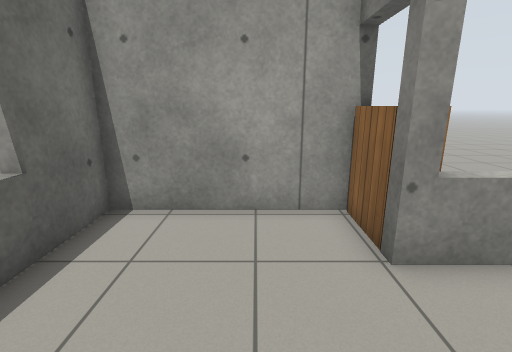
[1] (above)

18 first-person views from a walk through a world built for the Gazebo simulator. The camera is 1.2 m above the floor, tilts 14° down and sees 85° across. The floor is counted in squares, 0.5 m on a side. Each view is taken from the middle of a square. On the plan, view 1 faces up. The plan holds only what a view shows up to about 18 squares ahead; the rest is blank. Gazebo's built-in surfaces are drawn with simple patterns.

[2]
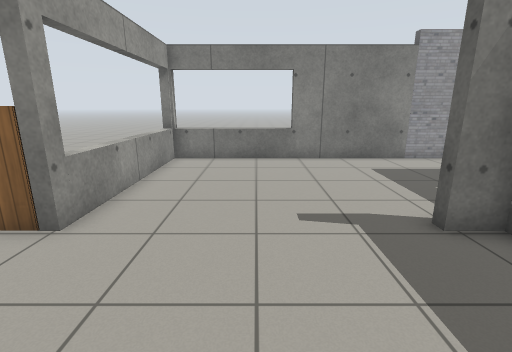

[3]
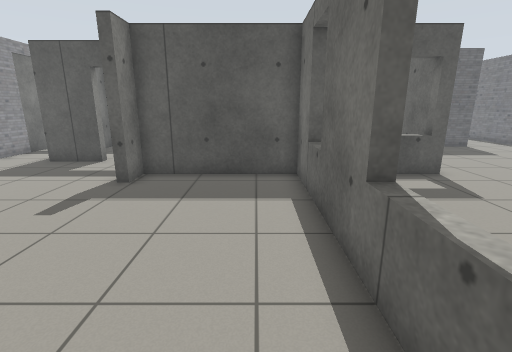

[4]
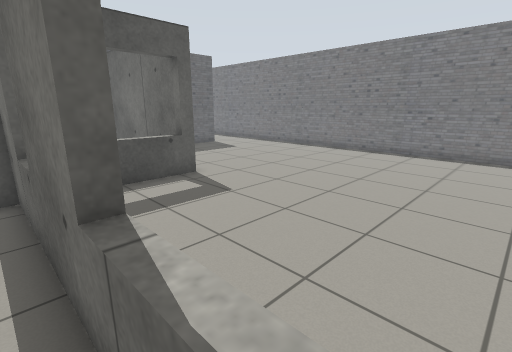

[5]
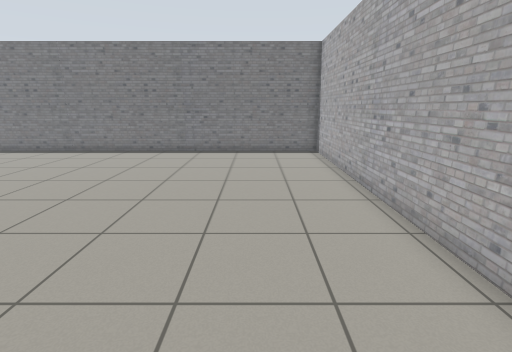

[6]
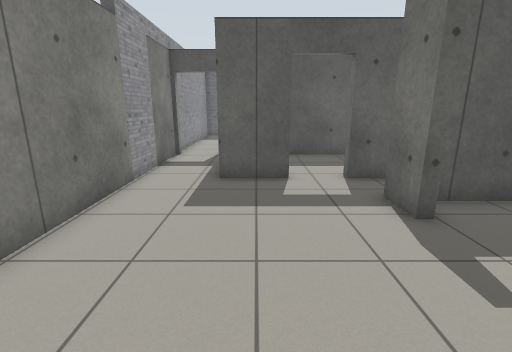

[7]
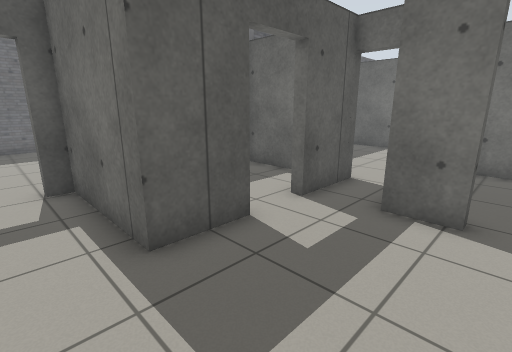

[8]
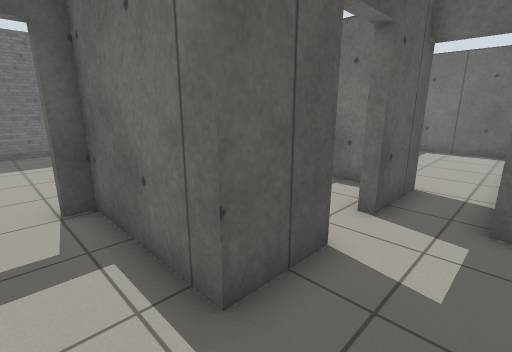

[9]
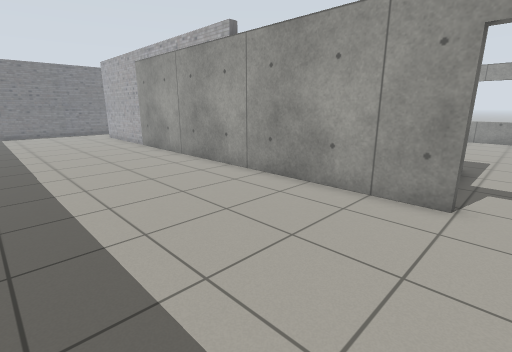

[10]
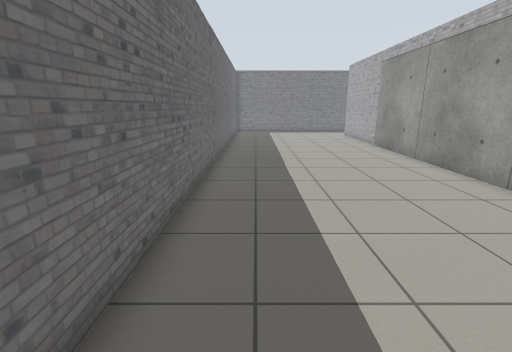

[11]
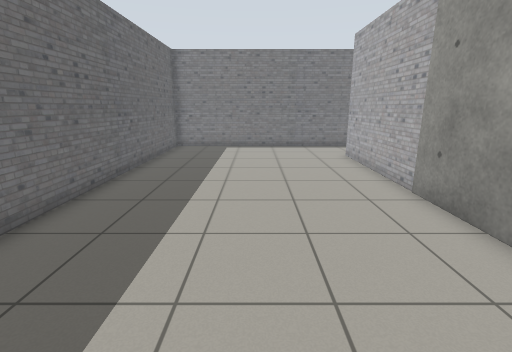

[12]
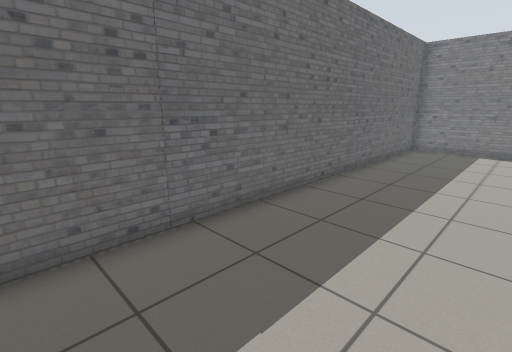

[13]
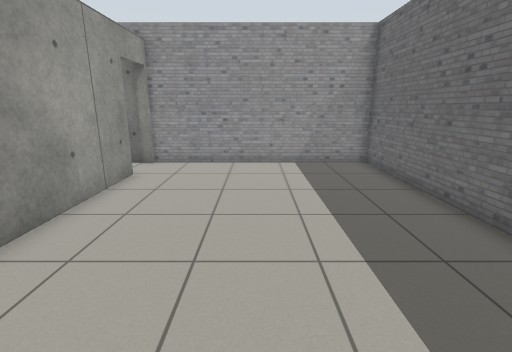

[14]
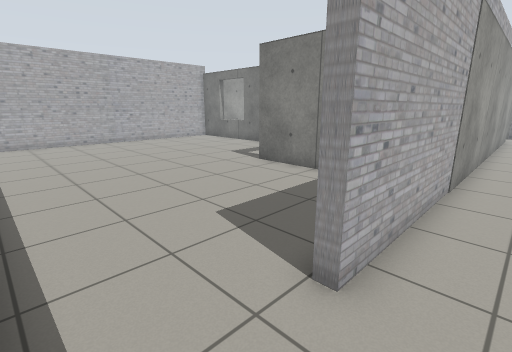

[15]
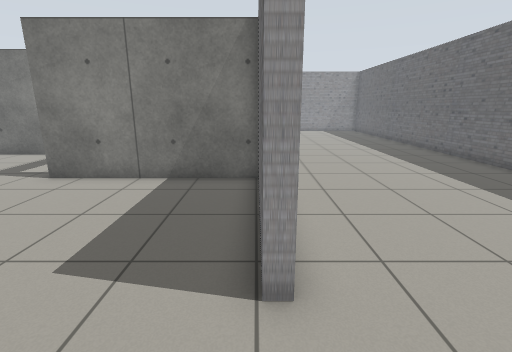

[16]
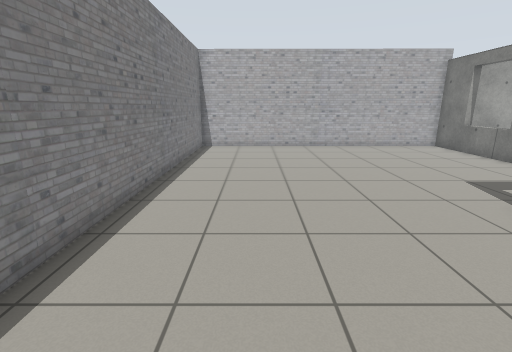

[17]
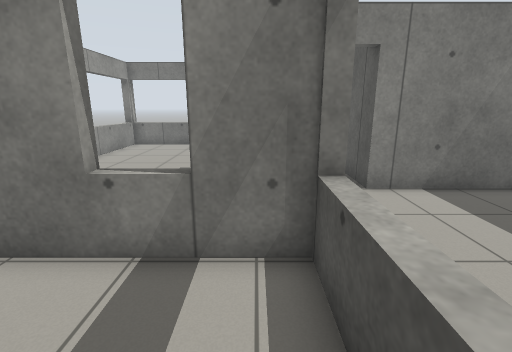

[18]
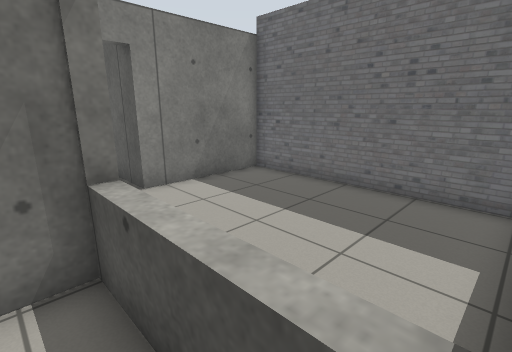

### Floor plan
Points are (right, up) in squares from view 1. A wall is a line through its corners. A room is listed if a view was taken in it or the views show most of it. See-through windows are left out.
Room 1 (views 1, 2, 5, 6, 7, 8)
walls: (4.9, -7.3) (7.2, -7.3) (7.2, -12.1) (7.9, -12.1); (0, -7.3) (2.9, -7.3); (-3.4, -1.4) (-4, -1.4); (-4, 1.3) (-3.4, 1.3); (10.6, 3.9) (2.1, 3.9); (-3.5, 3.6) (-3.5, -4.9) (2.1, -4.9) (2.1, -3.7) (2.5, -3.7) (2.5, -5.4); (10.1, -12.1) (10.1, 4.4)
ways out: opening at (-1, 4) to room 2; open door at (9, -12) to room 3; open door at (0, -6.5) to room 5; open door at (4, -7.5) to room 6
Room 2 (views 3, 4)
walls: (1.5, 6.3) (-3.5, 6.3) (-3.5, 3.6); (2.1, 3.9) (2.1, 4.4); (-3.4, 4.1) (-4, 4.1)
ways out: opening at (-1, 4) to room 1
objects: bookshelf (2, 5) to (3, 6)
Room 3 (views 9, 10, 11, 12, 13, 14, 15)
walls: (7.9, -12.5) (-14.9, -12.5) (-14.9, -12.1); (-18.3, -11.6) (-18.3, -22) (10.1, -21.8) (10.1, -12.5)
ways out: open door at (9, -12) to room 1; opening at (-16.5, -12) to room 4
Room 4 (views 16, 17, 18)
walls: (-3.9, -5.4) (-3.9, 6.3) (-18.3, 6.3) (-18.3, -11.6); (-14.9, -12.1) (-10.4, -12.1); (-8.7, -12.1) (-8.7, -4.9) (-3.9, -4.9)
ways out: opening at (-16.5, -12) to room 3
Room 5 (no view inside)
walls: (-8.3, -4.9) (-8.3, -11.9); (-8, -12.1) (0, -12.1) (0, -7.3)
ways out: open door at (0, -6.5) to room 1
Room 6 (no view inside)
walls: (1.4, -12.1) (4.4, -12.1); (6.8, -12.1) (6.8, -11.2); (0.4, -8.7) (0.4, -12)
ways out: open door at (4, -7.5) to room 1

Where each view was taken, in squares from view 1:
view 1: 0 up, 0 right, facing up
view 2: 0 up, 3 left, facing right
view 3: 5 up, 2 left, facing down
view 4: 4 up, 3 left, facing down-left
view 5: 3 up, 3 left, facing left
view 6: 2 up, 6 right, facing down
view 7: 3 down, 9 right, facing down-left
view 8: 5 down, 9 right, facing down-left
view 9: 20 down, 9 right, facing up-left
view 10: 20 down, 9 right, facing left
view 11: 17 down, 1 left, facing left
view 12: 17 down, 1 left, facing down-left
view 13: 17 down, 2 left, facing right
view 14: 14 down, 18 left, facing up-right
view 15: 12 down, 18 left, facing right
view 16: 11 down, 15 left, facing up
view 17: 4 down, 8 left, facing right
view 18: 4 down, 8 left, facing down-right
